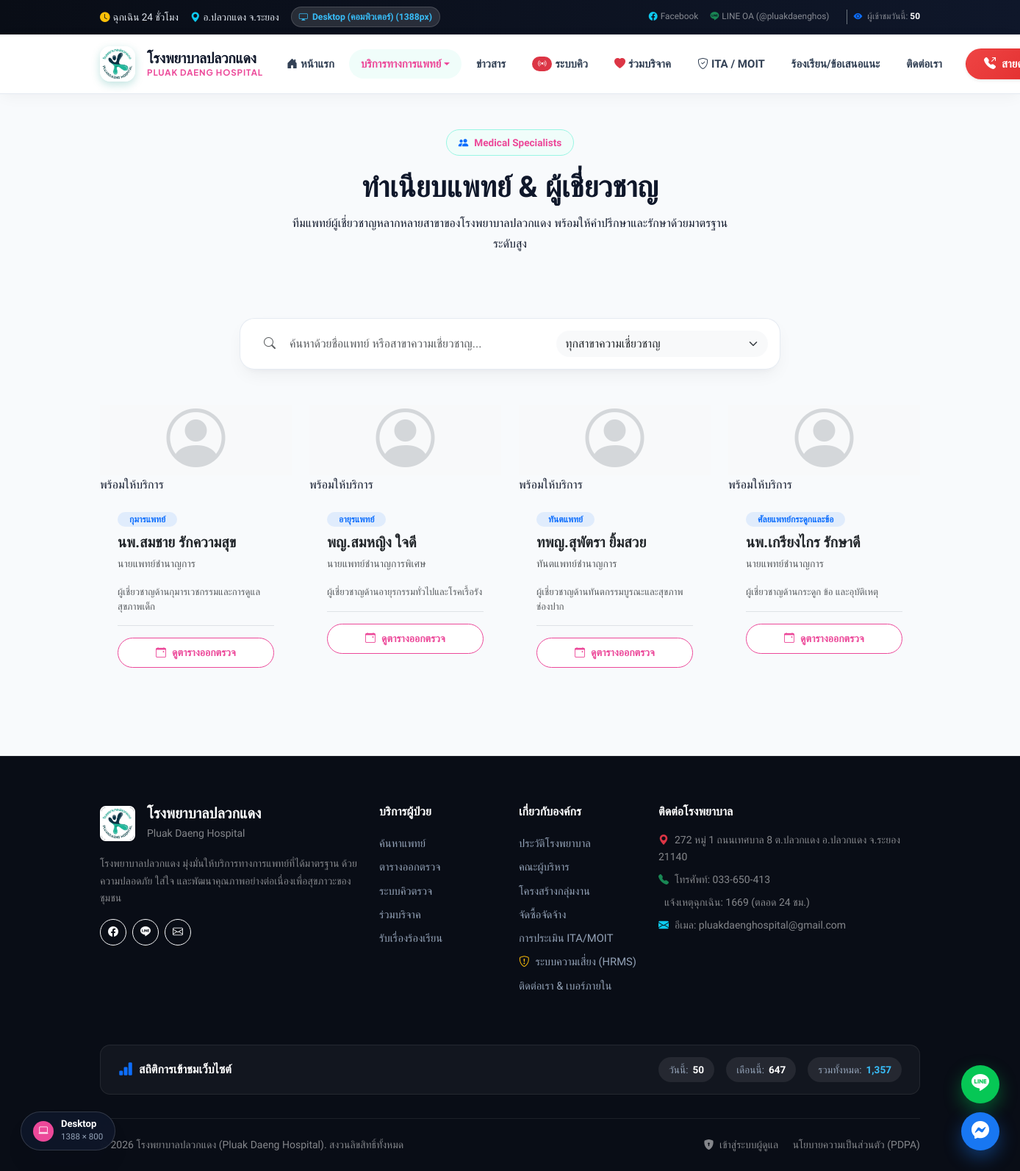
Page /doctors on the committed database.
### tables this page shows
CREATE TABLE `doctors` (
  `id` int(11) NOT NULL AUTO_INCREMENT,
  `prefix` varchar(50) DEFAULT NULL,
  `firstname` varchar(100) NOT NULL,
  `lastname` varchar(100) NOT NULL,
  `profile_image` varchar(255) DEFAULT NULL,
  `position` varchar(100) DEFAULT NULL,
  `specialty` varchar(150) DEFAULT NULL,
  `biography` text DEFAULT NULL,
  `status` enum('active','inactive') DEFAULT 'active',
  `created_at` timestamp NULL DEFAULT current_timestamp(),
  `updated_at` timestamp NULL DEFAULT current_timestamp() ON UPDATE current_timestamp(),
  `deleted_at` timestamp NULL DEFAULT NULL,
  PRIMARY KEY (`id`)
);

### app/Controllers/DoctorController.php (called while the page is built, shortened)
<?php
class DoctorController extends Controller {
    private $doctorModel;
    public function __construct() {
        $this->doctorModel = $this->model('Doctor');
    }
    public function index() {
        $doctors = $this->doctorModel->getAll();
        $data = [
            'page_title' => 'ทำเนียบแพทย์',
            'doctors' => $doctors
        ];
        $this->view('doctors/index', $data);
    }
}

### app/Core/App.php (called while the page is built, shortened)
<?php
class App {
    protected $controller = 'HomeController';
    protected $method = 'index';
    public function __construct() {
        $url = $this->parseUrl();
        if (isset($url[0]) && strtolower($url[0]) === 'admin') {
            array_shift($url);
            $this->controller = 'DashboardController';
            $adminAliases = [
                'donationitem' => 'DonationItem',
                'donationitems' => 'DonationItem',
                'donation' => 'Donation',
                'donations' => 'Donation',
                'banner' => 'Banner',
                'banners' => 'Banner',
                'news' => 'News',
                'appointment' => 'Appointment',
                'appointments' => 'Appointment',
                'doctor' => 'Doctor',
                'doctors' => 'Doctor',
                'clinic' => 'Clinic',
                'clinics' => 'Clinic',
                'service' => 'Service',
                'services' => 'Service',
                'department' => 'Department',
                'departments' => 'Department',
                'procurement' => 'Procurement',
                'procurements' => 'Procurement',
                'complaint' => 'Complaint',
                'complaints' => 'Complaint',
                'setting' => 'Settings',
                'settings' => 'Settings',
                'auditlog' => 'AuditLog',
                'logs' => 'AuditLog',
                'dashboard' => 'Dashboard',
                'auth' => 'Auth',
                'login' => 'Auth',
                'page' => 'Page',
                'pages' => 'Page'
            ];
            if (isset($url[0])) {
                $rawKey = strtolower($url[0]);
                if (isset($adminAliases[$rawKey]) && file_exists(APPROOT . '/app/Controllers/Admin/' . $adminAliases[$rawKey] . 'Controller.php')) {
                    $this->controller = $adminAliases[$rawKey] . 'Controller';
                    array_shift($url);
                } else if (file_exists(APPROOT . '/app/Controllers/Admin/' . ucfirst($url[0]) . 'Controller.php')) {
                    $this->controller = ucfirst($url[0]) . 'Controller';
                    array_shift($url);
                }
            }
            $controllerClass = 'App\\Controllers\\Admin\\' . $this->controller;
            if (!class_exists($controllerClass)) {
                $file = APPROOT . '/app/Controllers/Admin/' . $this->controller . '.php';
                if (file_exists($file)) {
                    require_once $file;
                }
            }
            $this->controller = new $controllerClass;
        } else {
            $aliases = [
                'auth' => 'Auth',
                'login' => 'Auth',
                'donations' => 'Donation',
                'donation' => 'Donation',
                'doctors' => 'Doctor',
                'doctor' => 'Doctor',
                'clinics' => 'Clinic',
                'clinic' => 'Clinic',
                'services' => 'Service',
                'service' => 'Service',
                'appointments' => 'Appointment',
                'appointment' => 'Appointment',
                'departments' => 'Department',
                'department' => 'Department',
                'hrms' => 'Risk',
                'risk' => 'Risk',
                'ita' => 'Ita',
                'contact' => 'Contact',
                'news' => 'News',
                'pages' => 'Page',
                'page' => 'Page',
                'procurement' => 'Procurement',
                'procurements' => 'Procurement',
                'complaint' => 'Complaint',
                'complaints' => 'Complaint'
            ];
            if (isset($url[0])) {
                $rawKey = strtolower($url[0]);
                if (isset($aliases[$rawKey]) && file_exists(APPROOT . '/app/Controllers/' . $aliases[$rawKey] . 'Controller.php')) {
                    $this->controller = $aliases[$rawKey] . 'Controller';
                    array_shift($url);
                } else if (file_exists(APPROOT . '/app/Controllers/' . ucfirst($url[0]) . 'Controller.php')) {
                    $this->controller = ucfirst($url[0]) . 'Controller';
                    array_shift($url);
                } else if (str_ends_with($rawKey, 's') && file_exists(APPROOT . '/app/Controllers/' . ucfirst(rtrim($rawKey, 's')) . 'Controller.php')) {
                    $this->controller = ucfirst(rtrim($rawKey, 's')) . 'Controller';
                    array_shift($url);
                }
            }
            $this->controller = new $controllerClass;
        }
        $this->params = $url ? array_values($url) : [];
        call_user_func_array([$this->controller, $this->method], $this->params);
    }
    public function parseUrl() {
        if (!empty($_GET['url'])) {
            $url = rtrim($_GET['url'], '/');
            $url = urldecode($url);
            return explode('/', filter_var($url, FILTER_SANITIZE_URL));
        }
        return [];
    }
}

### public/index.php (called while the page is built, shortened)
<?php
spl_autoload_register(function($className) {
    if (strpos($className, 'App\\Core\\') === 0) {
        $class = str_replace('App\\Core\\', '', $className);
        $file = __DIR__ . '/../app/Core/' . $class . '.php';
    } else if (strpos($className, 'App\\Controllers\\Admin\\') === 0) {
        $class = str_replace('App\\Controllers\\Admin\\', '', $className);
        $file = __DIR__ . '/../app/Controllers/Admin/' . $class . '.php';
        if (file_exists($file)) require_once $file;
    } else if (strpos($className, 'App\\Controllers\\') === 0) {
        $class = str_replace('App\\Controllers\\', '', $className);
        $file = __DIR__ . '/../app/Controllers/' . $class . '.php';
        if (file_exists($file)) require_once $file;
    } else if (strpos($className, 'App\\Models\\') === 0) {
        $class = str_replace('App\\Models\\', '', $className);
        $file = __DIR__ . '/../app/Models/' . $class . '.php';
        if (file_exists($file)) require_once $file;
    } else if (strpos($className, 'App\\Services\\') === 0) {
        $class = str_replace('App\\Services\\', '', $className);
        $file = __DIR__ . '/../app/Services/' . $class . '.php';
        if (file_exists($file)) require_once $file;
    } else if (strpos($className, 'App\\Repositories\\') === 0) {
        $class = str_replace('App\\Repositories\\', '', $className);
        $file = __DIR__ . '/../app/Repositories/' . $class . '.php';
        if (file_exists($file)) require_once $file;
    } else if (strpos($className, 'App\\Middleware\\') === 0) {
        $class = str_replace('App\\Middleware\\', '', $className);
        $file = __DIR__ . '/../app/Middleware/' . $class . '.php';
        if (file_exists($file)) require_once $file;
    } else if (strpos($className, 'App\\Helpers\\') === 0) {
        $class = str_replace('App\\Helpers\\', '', $className);
        $file = __DIR__ . '/../app/Helpers/' . $class . '.php';
        if (file_exists($file)) require_once $file;
    } else if (strpos($className, 'App\\Validation\\') === 0) {
        $class = str_replace('App\\Validation\\', '', $className);
        $file = __DIR__ . '/../app/Validation/' . $class . '.php';
        if (file_exists($file)) require_once $file;
    }
});
$app = new App\Core\App();

### app/Core/Database.php (called while the page is built, shortened)
<?php
class Database {
    private $host = DB_HOST;
    private $user = DB_USER;
    private $pass = DB_PASS;
    private $dbname = DB_NAME;
    private $dbh;
    private $stmt;
    public function __construct() {
        $dsn = 'mysql:host=' . $this->host . ';dbname=' . $this->dbname . ';charset=utf8mb4';
        $options = array(
            PDO::ATTR_PERSISTENT => true,
            PDO::ATTR_ERRMODE => PDO::ERRMODE_EXCEPTION,
            PDO::ATTR_DEFAULT_FETCH_MODE => PDO::FETCH_OBJ,
            PDO::MYSQL_ATTR_INIT_COMMAND => 'SET NAMES utf8mb4'
        );
        try {
            $this->dbh = new PDO($dsn, $this->user, $this->pass, $options);
        } catch(PDOException $e) {
            $this->error = $e->getMessage();
            error_log($this->error);
            if (APP_ENV === 'development') {
                echo $this->error;
            } else {
                echo "Database connection failed.";
            }
        }
    }
    public function query($sql) {
        $this->stmt = $this->dbh->prepare($sql);
    }
    public function bind($param, $value, $type = null) {
        if (is_null($type)) {
            switch(true) {
                default:
                    $type = PDO::PARAM_STR;
            }
        }
        $this->stmt->bindValue($param, $value, $type);
    }
    public function execute() {
        return $this->stmt->execute();
    }
    public function resultSet() {
        $this->execute();
        return $this->stmt->fetchAll();
    }
}

### app/Core/Model.php (called while the page is built, shortened)
<?php
class Model {
    public function __construct() {
        $this->db = new Database();
    }
}

### app/Models/Doctor.php (called while the page is built, shortened)
<?php
class Doctor extends Model {
    public function getAll() {
        $this->db->query('SELECT * FROM doctors WHERE deleted_at IS NULL ORDER BY firstname ASC');
        return $this->db->resultSet();
    }
}

### app/Views/doctors/index.php (the view, shortened to what this page needs)
<div class="hero-wrapper py-5 mb-4 text-center">
    <div class="container">
        <div class="section-badge mb-3"><i class="bi bi-people-fill text-primary"></i> Medical Specialists</div>
        <h1 class="hero-title mb-2">ทำเนียบแพทย์ & ผู้เชี่ยวชาญ</h1>
        <p class="hero-subtitle mx-auto" style="max-width: 600px;">
            ทีมแพทย์ผู้เชี่ยวชาญหลากหลายสาขาของโรงพยาบาลปลวกแดง พร้อมให้คำปรึกษาและรักษาด้วยมาตรฐานระดับสูง
        </p>
    </div>
</div>
<div class="container mb-5 pb-5">
    <div class="row justify-content-center mb-5">
        <div class="col-lg-8">
            <div class="glass-card p-3 shadow-md">
                <div class="row g-2">
                    <div class="col-md-7">
                        <div class="input-group">
                            <span class="input-group-text bg-transparent border-0 text-muted ps-3">
                                <i class="bi bi-search"></i>
                            </span>
                            <input type="text" id="doctorSearchInput" class="form-control border-0 shadow-none ps-2" placeholder="ค้นหาด้วยชื่อแพทย์ หรือสาขาความเชี่ยวชาญ...">
                        </div>
                    </div>
                    <div class="col-md-5 d-flex gap-2">
                        <select id="specialtyFilter" class="form-select border-0 bg-light rounded-pill shadow-none">
                            <option value="">ทุกสาขาความเชี่ยวชาญ</option>
                        </select>
                    </div>
                </div>
            </div>
        </div>
    </div>
    <div class="row g-4" id="doctorCardsContainer">
        <?php if(empty($doctors)): ?>
            <div class="col-12 text-center py-5">
                <div class="p-4 bg-white rounded-4 shadow-sm d-inline-block">
                    <i class="bi bi-person-x display-4 text-muted mb-3 d-block"></i>
                    <h5 class="text-muted mb-0">ยังไม่มีข้อมูลแพทย์ในระบบ</h5>
                </div>
            </div>
        <?php else: ?>
            <?php foreach($doctors as $doctor): ?>
                <div class="col-md-6 col-lg-3 doctor-item" data-name="<?= htmlspecialchars($doctor->firstname . ' ' . $doctor->lastname) ?>" data-specialty="<?= htmlspecialchars($doctor->specialty ?? '') ?>">
                    <div class="doctor-card">
                        <div class="doctor-img-wrap">
                            <?php if(!empty($doctor->profile_image) && $doctor->profile_image != 'default-doctor.jpg'): ?>
                                <img src="<?= URLROOT ?>/assets/images/doctors/<?= $doctor->profile_image ?>" alt="<?= htmlspecialchars($doctor->firstname) ?>" onerror="this.src='https://placehold.co/400x500?text=Doctor'">
                            <?php else: ?>
                                <div class="w-100 h-100 d-flex align-items-center justify-content-center bg-light text-secondary">
                                    <i class="bi bi-person-circle display-1 opacity-25"></i>
                                </div>
                            <?php endif; ?>
                            <div class="doctor-status-badge">
                                <span class="pulse-dot"></span> พร้อมให้บริการ
                            </div>
                        </div>
                        <div class="p-4 d-flex flex-column flex-grow-1">
                            <span class="badge bg-primary bg-opacity-10 text-primary rounded-pill px-3 py-1 fw-semibold small align-self-start mb-2">
                                <?= htmlspecialchars($doctor->specialty ?: 'แพทย์ทั่วไป') ?>
                            </span>
                            <h5 class="fw-bold text-dark mb-1">
                                <?= htmlspecialchars($doctor->prefix) ?><?= htmlspecialchars($doctor->firstname) ?> <?= htmlspecialchars($doctor->lastname) ?>
                            </h5>
                            <p class="text-muted small mb-3">
                                <?= htmlspecialchars($doctor->position ?: 'แพทย์ประจำโรงพยาบาล') ?>
                            </p>
                            <?php if(!empty($doctor->biography)): ?>
                                <p class="text-muted small mb-3 flex-grow-1" style="font-size: 0.82rem; line-height: 1.5;">
                                    <?= mb_strimwidth(htmlspecialchars($doctor->biography), 0, 80, '...') ?>
                                </p>
                            <?php endif; ?>
                            <div class="pt-3 border-top mt-auto">
                                <a href="<?= URLROOT ?>/clinic" class="btn btn-sm btn-modern-outline w-100 justify-content-center">
                                    <i class="bi bi-calendar-event"></i> ดูตารางออกตรวจ
                                </a>
                            </div>
                        </div>
                    </div>
                </div>
            <?php endforeach; ?>
        <?php endif; ?>
    </div>
</div>

### rows in the picture
doctors: specialty "กุมารแพทย์", prefix "นพ.", firstname "สมชาย", lastname "รักความสุข", position "นายแพทย์ชำนาญการ", biography "ผู้เชี่ยวชาญด้านกุมารเวชกรรมและการดูแลสุขภาพเด็ก"
doctors: specialty "อายุรแพทย์", prefix "พญ.", firstname "สมหญิง", lastname "ใจดี", position "นายแพทย์ชำนาญการพิเศษ", biography "ผู้เชี่ยวชาญด้านอายุรกรรมทั่วไปและโรคเรื้อรัง"
doctors: specialty "ทันตแพทย์", prefix "ทพญ.", firstname "สุพัตรา", lastname "ยิ้มสวย", position "ทันตแพทย์ชำนาญการ", biography "ผู้เชี่ยวชาญด้านทันตกรรมบูรณะและสุขภาพช่องปาก"
doctors: specialty "ศัลยแพทย์กระดูกและข้อ", prefix "นพ.", firstname "เกรียงไกร", lastname "รักษาดี", position "นายแพทย์ชำนาญการ", biography "ผู้เชี่ยวชาญด้านกระดูก ข้อ และอุบัติเหตุ"

### other values in the picture
$lineOaId "@pluakdaenghos"
$visitStats['today'] "50"
$siteSettings['address'] "272 หมู่ 1 ถนนเทศบาล 8 ต.ปลวกแดง อ.ปลวกแดง จ.ระยอง 21140"
$siteSettings['telephone'] "033-650-413"
$siteSettings['email'] "pluakdaenghospital@gmail.com"
$visitStats['month'] "647"
$visitStats['total'] "1,357"
